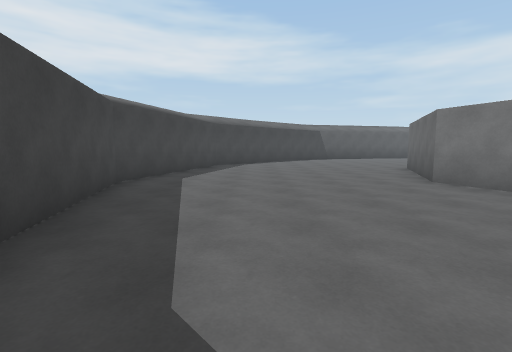
view 1 (above)

21 first-person views from a walk through a scene from a Unity 3-D project. The camera is 1.4 m above the floor, tilts 6° down and sees 85° across. The floor is counted in squares, 2 m on a side. Each view is taken from the middle of a square. On the plan, view 1 faces up. The plan holds only what a view shows up to about 9 squares ahead; the rest is blank. The place goes on beyond the plan. The player is left out.

view 2
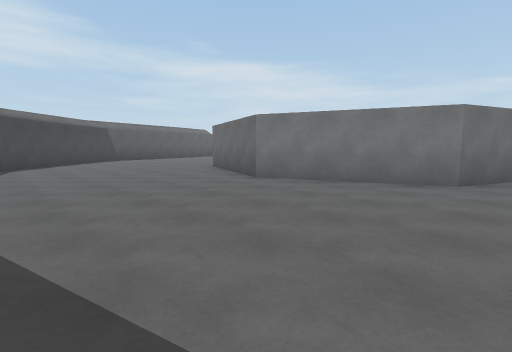

view 3
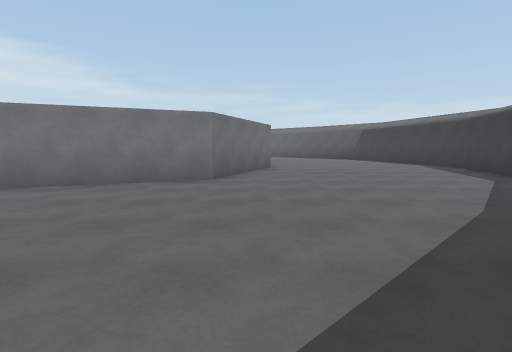

view 4
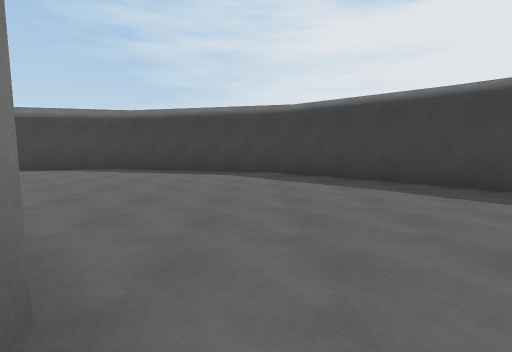

view 5
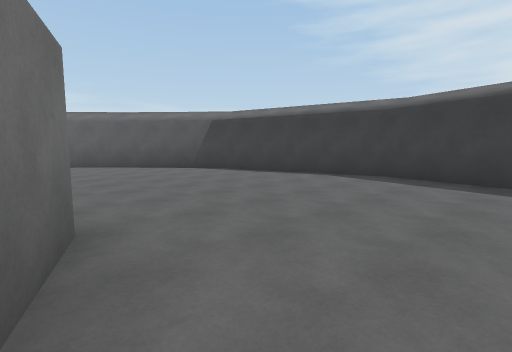

view 6
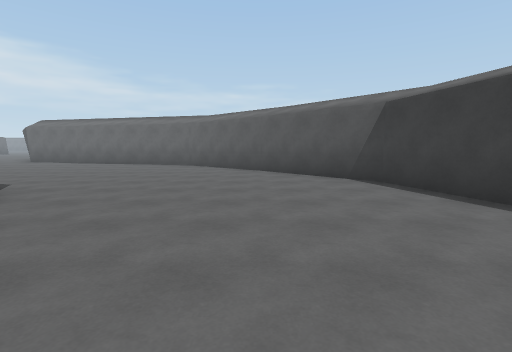

view 7
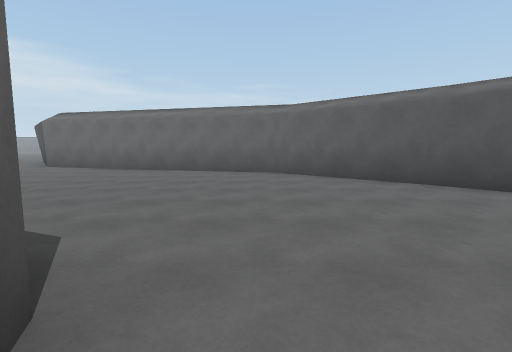

view 8
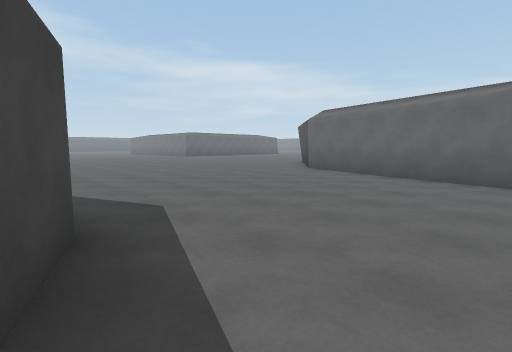

view 9
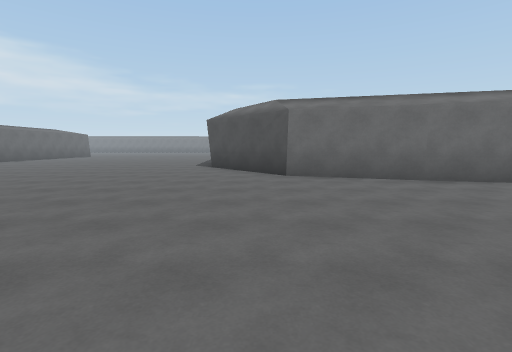

view 10
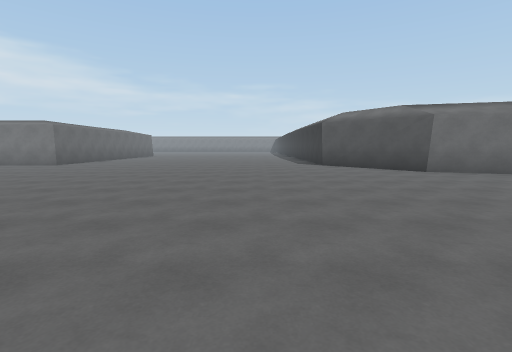

view 11
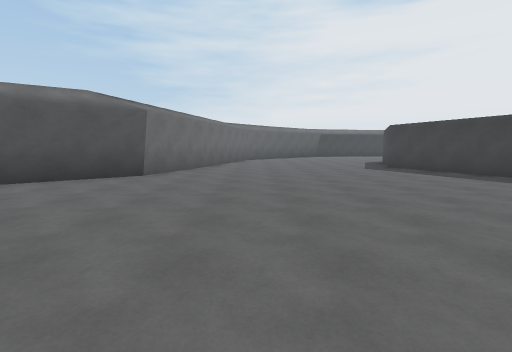

view 12
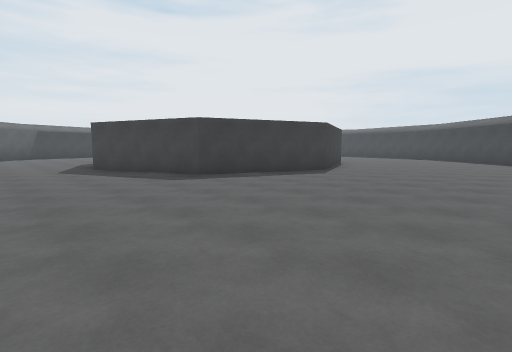

view 13
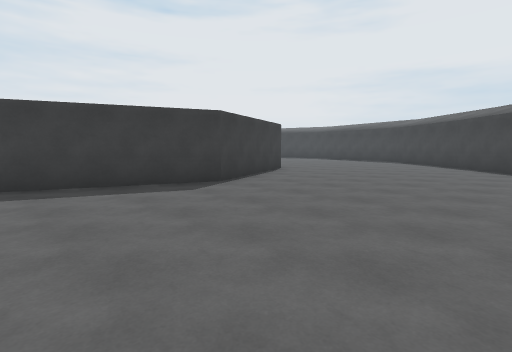

view 14
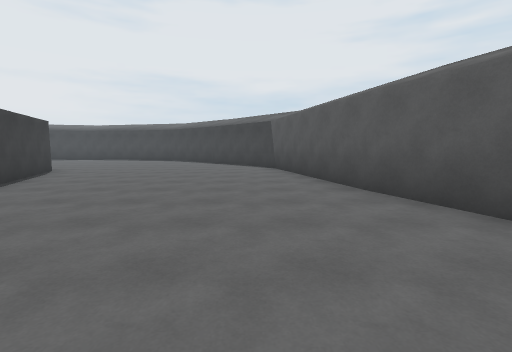

view 15
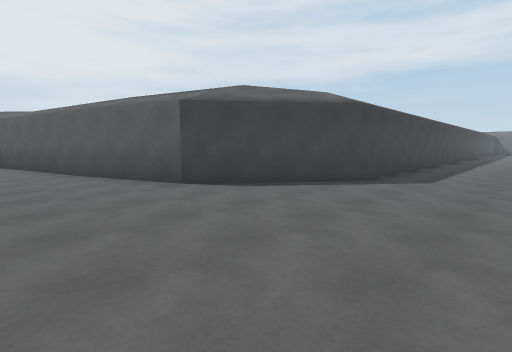

view 16
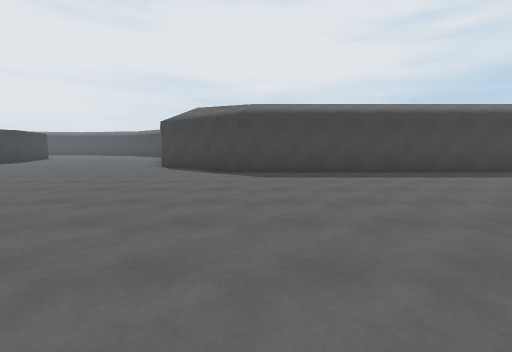

view 17
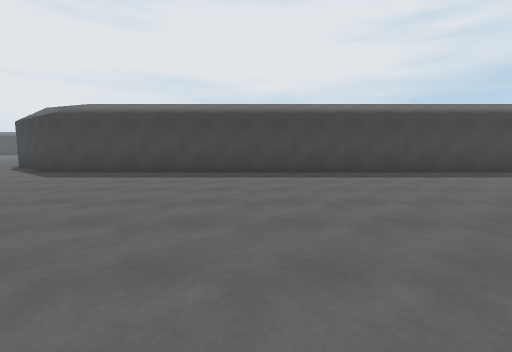

view 18
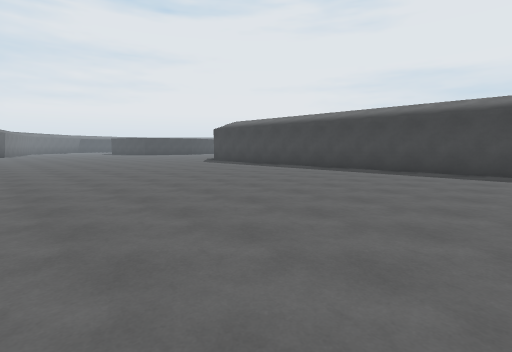

view 19
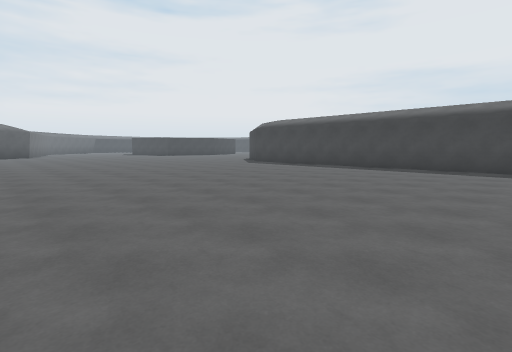

view 20
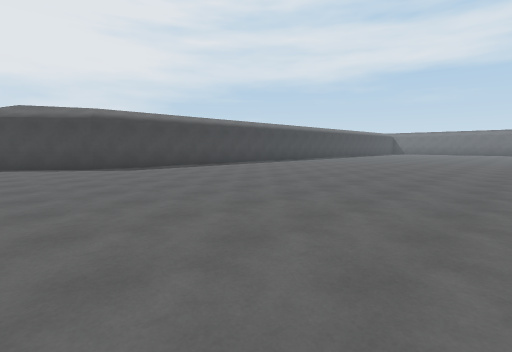

view 21
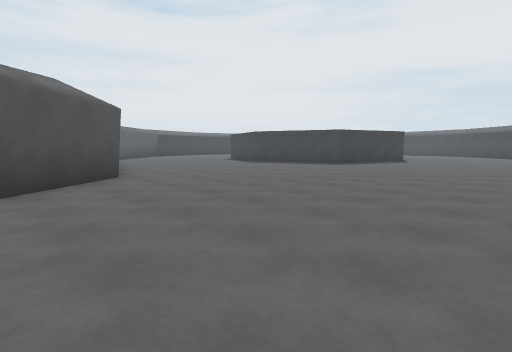

### Floor plan
Points are (right, up) in squares from view 1. A wall is a line through its corners. A room is listed if a view was taken in it or the views show most of it. See-through windows are left out.
Room 1 (views 1, 2, 3, 4, 5, 6, 7, 8, 9, 10, 11, 12, 13, 14, 15, 16, 17, 18, 19, 20, 21)
walls: (20.2, 6.7) (20.7, 8.3); (2.6, 14.7) (1, 13.2); (0.3, 12.5) (-0.6, 11.5); (8.5, 0.5) (4.9, 1.9) (3.5, 5.5) (4.9, 9.1) (8.5, 10.5) (12.1, 9.1) (13.5, 5.5) (13, 4.3); (-1.9, 9) (-2.8, 5.5) (-1.9, 2); (16.1, -2.2) (18.5, 0.5) (20.4, 8) (23.1, 10.2); (0, -1.2) (0.9, -2.2); (0.8, -2.1) (3.5, -4.5) (8.5, -5.8) (13.5, -4.5) (16.2, -2.1); (13.5, 32.5) (13.5, 20.5) (11.3, 17.7) (3.9, 15.1)

Positions as (right, up) in squares from view 1, and headings:
1: (0, 0), facing up
2: (-1, 1), facing up-right
3: (-1, 1), facing right
4: (4, 3), facing down
5: (6, 1), facing down-right
6: (8, -2), facing right
7: (11, 1), facing right
8: (13, 3), facing up-right
9: (14, 9), facing right
10: (13, 13), facing right
11: (18, 15), facing down
12: (16, 15), facing down-left
13: (12, 15), facing down-left
14: (13, 15), facing left
15: (16, 15), facing up-left
16: (21, 21), facing left
17: (21, 26), facing left
18: (22, 32), facing down-left
19: (23, 30), facing down-left
20: (23, 18), facing up-left
21: (23, 15), facing down-left
